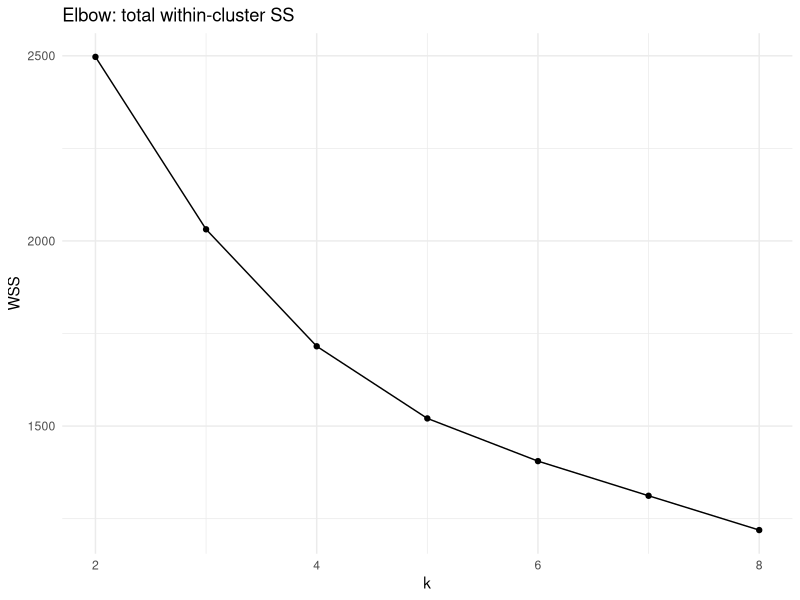
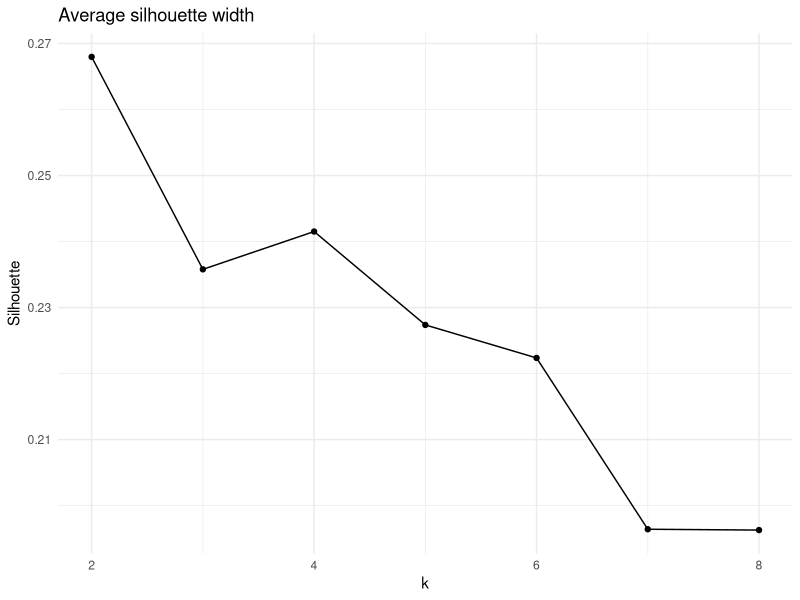
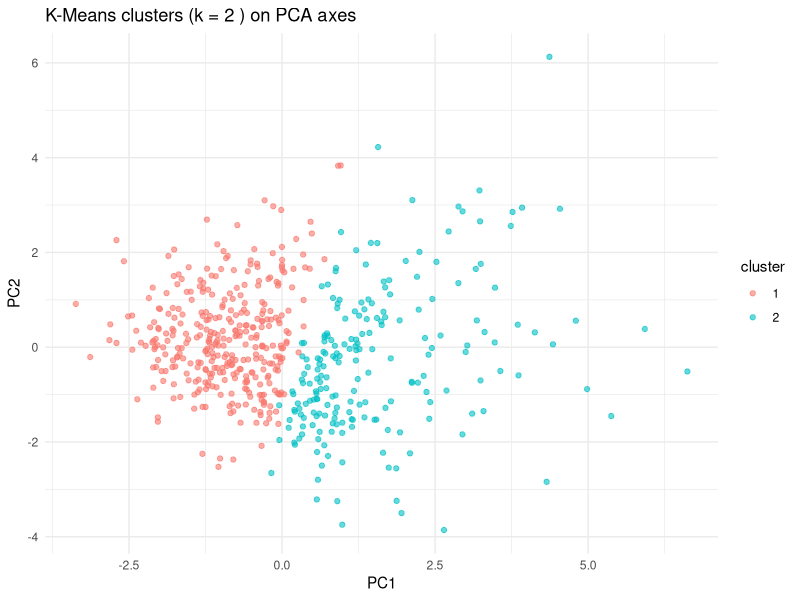

The R script that drew these images, in order:
# 10_clustering.R
# K-Means on district-disease profiles (one row per district + disease).
# Needs: install.packages(c("dplyr", "ggplot2", "cluster"))

library(dplyr)
library(ggplot2)
library(cluster)

dir.create("outputs/tables", recursive = TRUE, showWarnings = FALSE)
dir.create("outputs/figures/clustering", recursive = TRUE, showWarnings = FALSE)

d <- read.csv("data/final/modeling_data.csv", stringsAsFactors = FALSE)
d$surge <- as.integer(d$high_outbreak %in% c("High", 1, "1", TRUE, "TRUE"))
d$is_monsoon <- as.numeric(d$is_monsoon)

# Unsupervised, so all splits are used. Pairs with fewer than 5 reports are dropped.
profile <- d %>%
  group_by(Disease, state_ut, district, zone) %>%
  summarise(n_reports     = n(),
            mean_log_cases = mean(log_cases),
            surge_rate     = mean(surge),
            mean_temp      = mean(Temp_C, na.rm = TRUE),
            mean_rain      = mean(preci_log, na.rm = TRUE),
            mean_lai       = mean(LAI, na.rm = TRUE),
            monsoon_share  = mean(is_monsoon),
            .groups = "drop") %>%
  filter(n_reports >= 5) %>%
  filter(complete.cases(.))

feat <- c("mean_log_cases", "surge_rate", "mean_temp", "mean_rain",
          "mean_lai", "monsoon_share")
X <- scale(profile[, feat])
cat("Profiles clustered:", nrow(X), "\n")

# ---------- choose k: elbow + silhouette ----------
set.seed(42)
dist_mat <- dist(X)
ks <- 2:8
sel <- do.call(rbind, lapply(ks, function(k) {
  km <- kmeans(X, centers = k, nstart = 25)
  data.frame(k = k, wss = km$tot.withinss,
             silhouette = mean(silhouette(km$cluster, dist_mat)[, 3]))
}))
print(sel)
write.csv(sel, "outputs/tables/kmeans_k_selection.csv", row.names = FALSE)

p_sel <- ggplot(sel, aes(k)) +
  geom_line(aes(y = wss)) + geom_point(aes(y = wss)) +
  labs(title = "Elbow: total within-cluster SS", y = "WSS") + theme_minimal()
p_sil <- ggplot(sel, aes(k, silhouette)) + geom_line() + geom_point() +
  labs(title = "Average silhouette width", y = "Silhouette") + theme_minimal()
ggsave("outputs/figures/clustering/kmeans_elbow.png", p_sel, width = 6, height = 4, dpi = 300)
ggsave("outputs/figures/clustering/kmeans_silhouette.png", p_sil, width = 6, height = 4, dpi = 300)

# Best silhouette by default; set k_final <- 4 (for example) to override after viewing the plots
k_final <- sel$k[which.max(sel$silhouette)]
cat("Chosen k:", k_final, "\n")

set.seed(42)
km <- kmeans(X, centers = k_final, nstart = 50)
profile$cluster <- factor(km$cluster)

# ---------- profile the clusters ----------
cluster_means <- profile %>%
  group_by(cluster) %>%
  summarise(n = n(), across(all_of(feat), ~ round(mean(.x), 2)), .groups = "drop")
print(cluster_means)
write.csv(cluster_means, "outputs/tables/cluster_profile_means.csv", row.names = FALSE)

disease_by_cluster <- round(100 * prop.table(table(profile$Disease, profile$cluster), 2), 1)
zone_by_cluster    <- round(100 * prop.table(table(profile$zone, profile$cluster), 2), 1)
cat("\nDisease mix per cluster (% of cluster):\n"); print(disease_by_cluster)
cat("\nZone mix per cluster (% of cluster):\n");    print(zone_by_cluster)
write.csv(as.data.frame.matrix(disease_by_cluster), "outputs/tables/cluster_disease_mix.csv")
write.csv(as.data.frame.matrix(zone_by_cluster), "outputs/tables/cluster_zone_mix.csv")
write.csv(profile, "outputs/tables/cluster_assignments.csv", row.names = FALSE)

# ---------- PCA view ----------
pca <- prcomp(X)
pc <- data.frame(pca$x[, 1:2], cluster = profile$cluster, Disease = profile$Disease)
p_pca <- ggplot(pc, aes(PC1, PC2, colour = cluster)) +
  geom_point(alpha = 0.6) +
  labs(title = paste("K-Means clusters (k =", k_final, ") on PCA axes")) +
  theme_minimal()
ggsave("outputs/figures/clustering/kmeans_pca.png", p_pca, width = 7, height = 5, dpi = 300)
